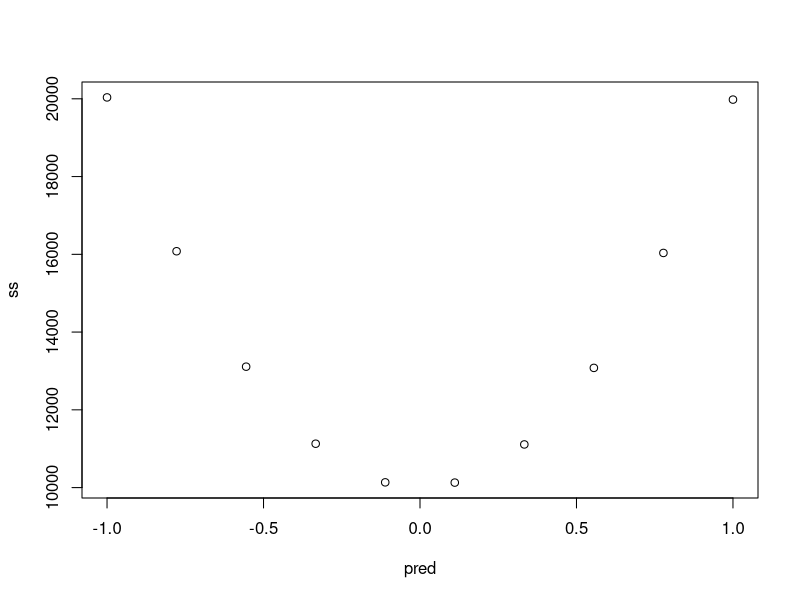

This figure's R source: (Note: this script raises an error after producing the figure.)

#simulate data

y <- rnorm(10000)
mean(y)

ss <- c()
pred <- seq(-1,1,length.out = 10)
for (i in pred) {
  res <- sum((i - y)^2)
  ss <- c(ss, res)
}
ss
frame <- 1:length(ss)
my_df <-data.frame(pred,ss)

plot(pred,ss)

library(gganimate)

#animate the predictions appearing
a <- my_df %>%
  ggplot(aes(pred,ss, group = pred)) +
  geom_point(size = 5) +
  theme_minimal() +
  labs(x = 'our prediction', y = 'how much we miss (sum of squares)') +
  transition_reveal(along = pred)
animate(a)


my_df %>%
  ggplot(aes(pred,ss)) +
  geom_point(size = 5) +
  theme_minimal() +
  labs(x = 'our prediction', y = 'how much we miss (sum of squares)') +
  transition_time(pred) +
  shadow_mark(past = T, future=F, alpha=0.9)



##
d <- data("storms")
storms


table(storms$status)
